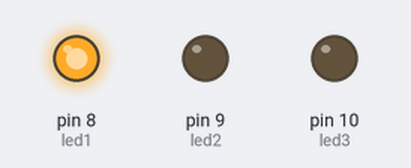
Recording of a sketch running on a simulated Arduino Uno, built with avr-gcc and run on an emulated ATmega328P. Parts: output pins drawn as LEDs (lit = HIGH).

Above: at 2.5 s.
At 10.7 s:
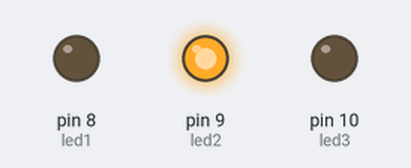
At 19.0 s:
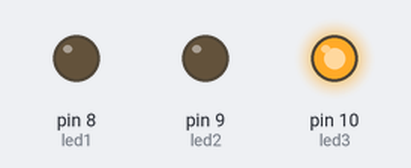
Timing chart, 0 to 28.6 s (numbered marks = the images above):
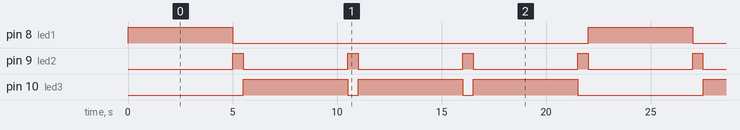

The sketch:

9LED_traffic_light.ino
```cpp
// Pin definitions for LEDs
//seksi kiri
const int led1 = 8;  // LED 1 connected to pin 8 (ijo)
const int led2 = 9;  // LED 2 connected to pin 9 (kuning)
const int led3 = 10;  // LED 3 connected to pin 10 (merah)

//seksi bawah
const int led4 = 5;  // LED 4 connected to pin 5 (ijo)
const int led5 = 6;  // LED 5 connected to pin 6 (kuning)
const int led6 = 7;  // LED 6 connected to pin 7 (merah)

//seksi kanan
const int led7 = 2;  // LED 7 connected to pin 2 (ijo)
const int led8 = 3;  // LED 8 connected to pin 3 (kuning)
const int led9 = 4;  // LED 9 connected to pin 4 (merah)

void setup() {
  // Set LED pins as output
  pinMode(led1, OUTPUT);
  pinMode(led2, OUTPUT);
  pinMode(led3, OUTPUT);
}

void loop() {
  //NYALA KIRI
  digitalWrite(led1, HIGH);
  digitalWrite(led6, HIGH);
  digitalWrite(led9, HIGH);
  delay(5000); // Wait for 5DETIK
  digitalWrite(led1, LOW);
  digitalWrite(led6, LOW);
  digitalWrite(led9, LOW);

  //NYALA KUNING
  digitalWrite(led2, HIGH);
  digitalWrite(led5, HIGH);
  digitalWrite(led8, HIGH);
  delay(500); // Wait for 500ms
  digitalWrite(led2, LOW);
  digitalWrite(led5, LOW);
  digitalWrite(led8, LOW);

  //NYALA BAWAH
  digitalWrite(led4, HIGH);
  digitalWrite(led3, HIGH);
  digitalWrite(led9, HIGH);
  delay(5000); // Wait for 5DETIK
  digitalWrite(led4, LOW);
  digitalWrite(led3, LOW);
  digitalWrite(led9, LOW);

  //NYALA KUNING
  digitalWrite(led2, HIGH);
  digitalWrite(led5, HIGH);
  digitalWrite(led8, HIGH);
  delay(500); // Wait for 500ms
  digitalWrite(led2, LOW);
  digitalWrite(led5, LOW);
  digitalWrite(led8, LOW);

  //NYALA KANAN
  digitalWrite(led7, HIGH);
  digitalWrite(led3, HIGH);
  digitalWrite(led6, HIGH);
  delay(5000); // Wait for 5DETIK
  digitalWrite(led7, LOW);
  digitalWrite(led3, LOW);
  digitalWrite(led6, LOW);

  //NYALA KUNING
  digitalWrite(led2, HIGH);
  digitalWrite(led5, HIGH);
  digitalWrite(led8, HIGH);
  delay(500); // Wait for 500ms
  digitalWrite(led2, LOW);
  digitalWrite(led5, LOW);
  digitalWrite(led8, LOW);

  //NYALA BAWAH
  digitalWrite(led4, HIGH);
  digitalWrite(led3, HIGH);
  digitalWrite(led9, HIGH);
  delay(5000); // Wait for 5DETIK
  digitalWrite(led4, LOW);
  digitalWrite(led3, LOW);
  digitalWrite(led9, LOW);

  //NYALA KUNING
  digitalWrite(led2, HIGH);
  digitalWrite(led5, HIGH);
  digitalWrite(led8, HIGH);
  delay(500); // Wait for 500ms
  digitalWrite(led2, LOW);
  digitalWrite(led5, LOW);
  digitalWrite(led8, LOW);
}
```

Measured:
- by itself, pin 8 (led1): alternates HIGH for 5.0 s and LOW for 17.0 s
- by itself, pin 9 (led2): alternates HIGH for 0.50 s and LOW for 5.0 s
- by itself, pin 10 (led3): repeats every 22.0 s: 2 × (LOW 0.50 s, HIGH 5.0 s), LOW 6.0 s, HIGH 5.0 s
